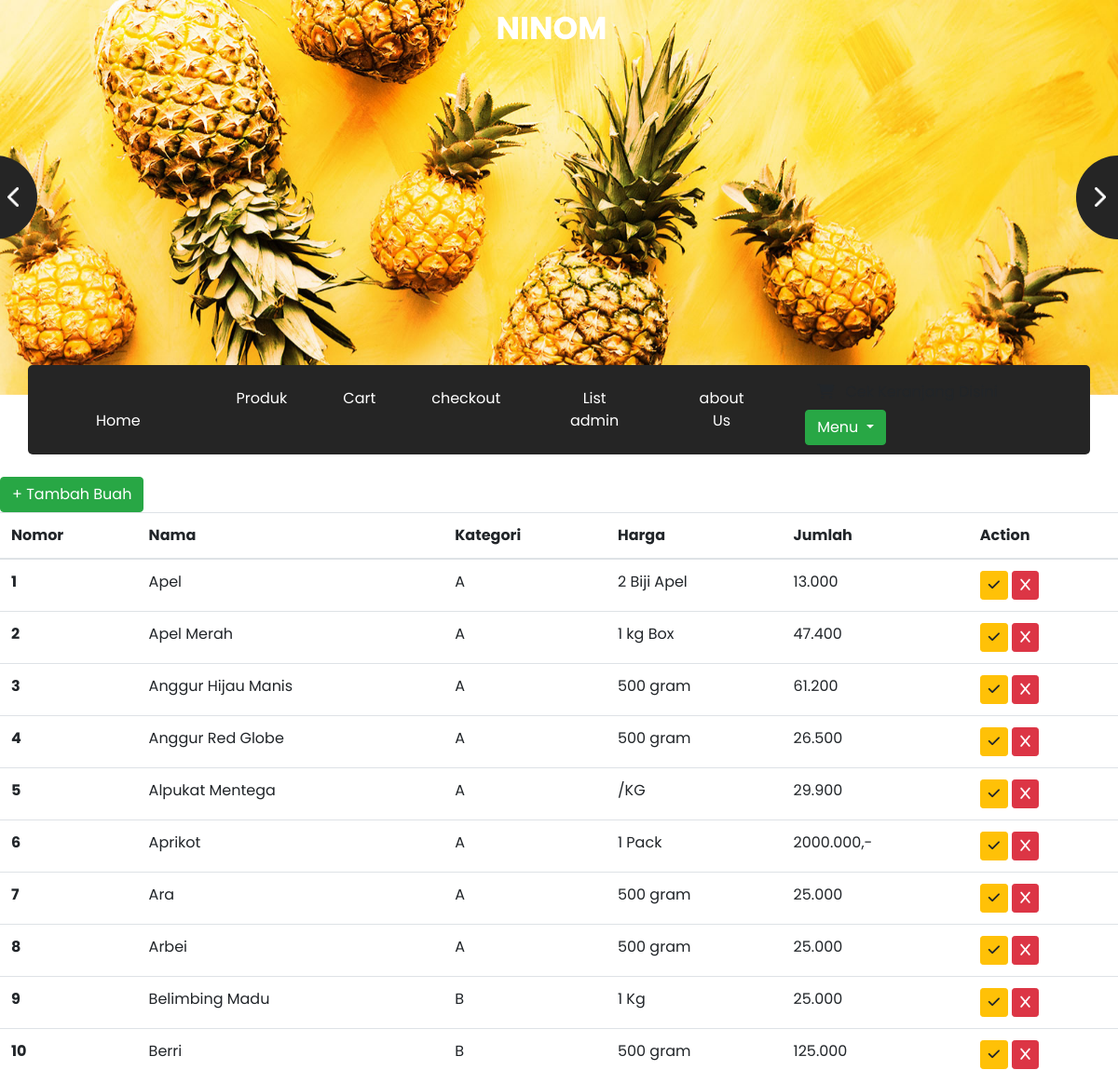
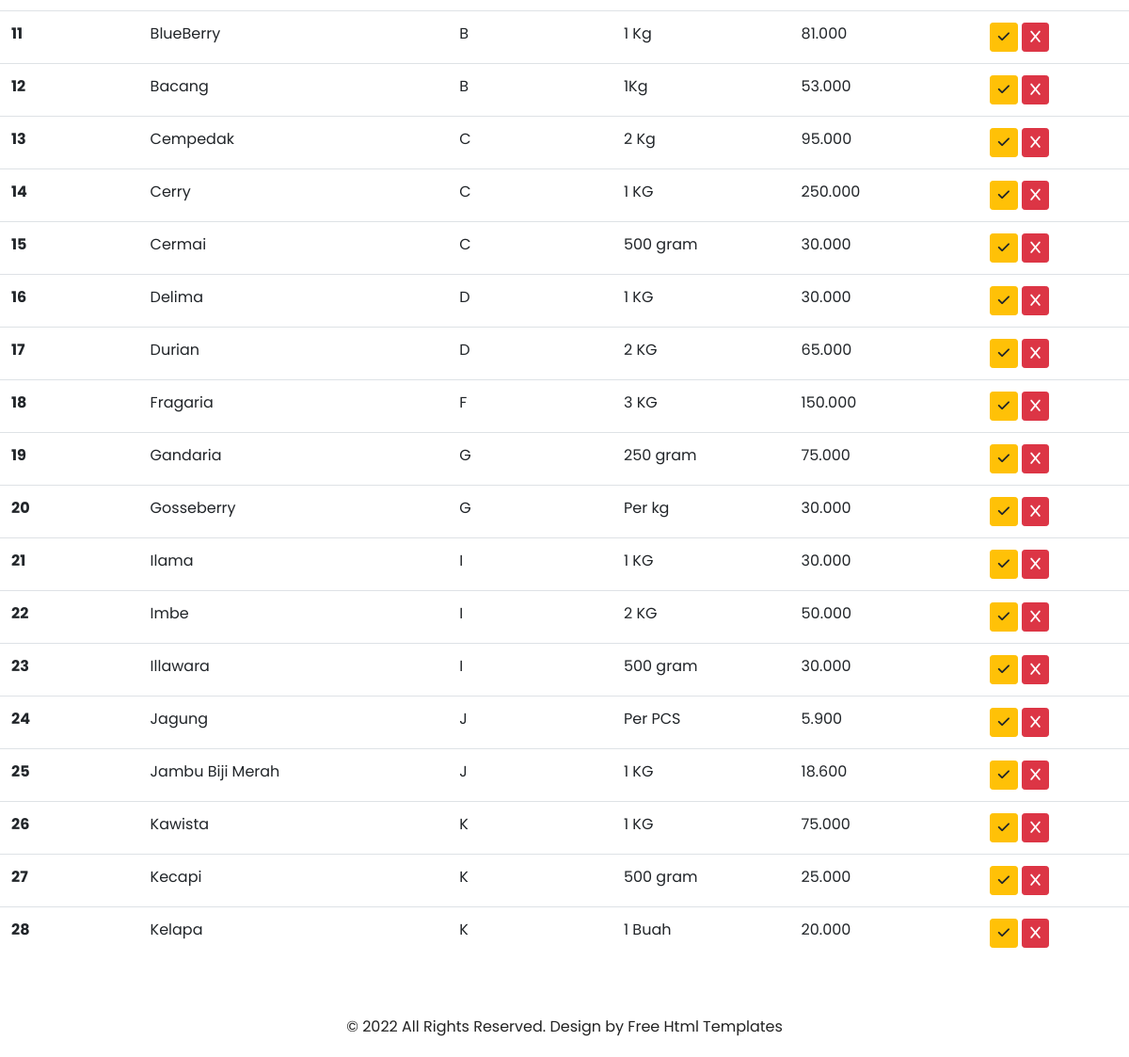
/buah/list (signed in), run on the app's committed database (2 pictures, top to bottom).
### buah/models.py (models this page shows, shortened)
class Produk(models.Model):
    nama   = models.CharField(max_length=100, null=True)
    kategori       = models.ForeignKey(Kategori, on_delete=models.CASCADE, blank=True,null=True)
    harga  = models.CharField(max_length=100, null=True)
    jumlah = models.CharField(max_length=100, null=True)
    image  = models.ImageField(null=True, blank=True)
    class Meta:
        verbose_name_plural = "Produk"

class Kategori(models.Model):
    nama           = models.CharField(max_length=100)
    def __str__(self):
         return self.nama
    class Meta:
         verbose_name_plural = "Kategori"

### buah/views.py (the view)
# urls.py: path('list', buah_list,name='buah_list'),
@login_required
@user_passes_test(is_administrator)
def buah_list(request):
    template_name = 'back/buah_list.html'
    produk_list = Produk.objects.all()
    context = {
        'title':'my home',
        'produk':produk_list
    }
    return render(request, template_name, context)

### buah/views.py (called while the page is built)
def is_administrator(user):
    if user.groups.filter(name='Administrator').exists():
        return True
    else:
        return False

### templates/back/buah_list.html (shortened to what this page needs)
{% extends 'front/base.html' %}
{% load static %}
{% block konten %}
<html lang="en">
<head>
</head>
<body>
</body>
</html>
<div class="row">
    <div class="col-lg-12">
        <div class="box-element">
            <br>
            <div class="header">
                <a class ="btn btn-success" href="{% url 'buah_add' %}"> + Tambah Buah</a>
            </div>
            <div class="body">
                <table class="table">
                    <thead>
                        <tr>
                            <th scope="col-12">Nomor</th>
                            <th scope="col-12">Nama</th>
                            <th scope="col-12">Kategori</th>
                            <th scope="col-12">Harga</th>
                            <th scope="col-12">Jumlah</th>
                            <th scope="col-12">Action</th>
                        </tr>
                    </thead>
                    <tbody>
                        {% for p in produk  %}
                    <tr>
                        <th scope="row">{{ forloop.counter }}</th>
                        <td>{{ p.nama }}</td>
                        <td>{{ p.kategori }}</td>
                        <td>{{ p.jumlah }}</td>
                        <td>{{ p.harga }}</td>
                        <td><a class="btn btn-warning btn-sm" href ="{% url 'buah_update' p.id %}" ><i class="fa-solid fa-check"></i></a> <a onclick="alert(' Yakin mau di hapus ?')"class="btn btn-danger btn-sm" href ="{% url 'buah_delete' p.id %}" ><i class="fa-solid fa-x"></i></a>
                        </td>
                    </tr>
                    {% endfor %}
                    </tbody>
                </table>
            </div>
        </div>
        <br>
    </div>
</div>
{% endblock konten %}

### templates/front/base.html (shortened to what this page needs)
{% load static %}
<!DOCTYPE html>
<html>
<head>
  <link rel="stylesheet" type="text/css" href="https://cdnjs.cloudflare.com/ajax/libs/OwlCarousel2/2.1.3/assets/owl.carousel.min.css" />
  <link rel="stylesheet" type="text/css" href="{% static 'style/css/bootstrap.css'%}" />
  <link href="{% static 'style/css/style.css' %}" rel="stylesheet" />
  <link href="{% static 'style/css/responsive.css' %}" rel="stylesheet" />
</head>
<body>
  <div class="hero_area">
    <div class="brand_box">
      <a class="navbar-brand" href="{% url 'index' %}">
        <span>
          Ninom
        </span>
      </a>
    </div>
    <section class=" slider_section position-relative">
      <div id="carouselExampleControls" class="carousel slide " data-ride="carousel">
        <div class="carousel-inner">
          <div class="carousel-item active">
            <div class="img-box">
              <img src="{% static 'style/images/slider-img.jpg' %}" alt="">
            </div>
          </div>
        </div>
        <a class="carousel-control-prev" href="#carouselExampleControls" role="button" data-slide="prev">
        </a>
        <a class="carousel-control-next" href="#carouselExampleControls" role="button" data-slide="next">
        </a>
      </div>
    </section>
  </div>
  <section class="nav_section">
    <div class="container">
      <div class="custom_nav2">
        <nav class="navbar navbar-expand custom_nav-container ">
          <div class="collapse navbar-collapse" id="navbarSupportedContent">
            <div class="d-flex  flex-column flex-lg-row align-items-center">
              <ul class="navbar-nav  ">
                <li class="nav-item active">
                  <a class="nav-link" href="{% url 'index'%}">&ensp; &ensp;  &ensp; &ensp; &ensp; &ensp; &ensp; Home <span class="sr-only">(current)</span></a>
                </li>
                <li class="nav-item">
                  <a class="nav-link" href="{% url 'buah'%}">Produk </a>
                </li>
                <li class="nav-item">
                  <a class="nav-link" href="{% url 'cart'%}">Cart</a>
                </li>
                <li class="nav-item">
                  <a class="nav-link" href="{% url 'checkout'%}">checkout</a>
                </li>
                <li class="nav-item">
                  <a class="nav-link" href="{% url 'buah_list'%}">List admin</a>
                </li>
                <li class="nav-item">
                  <a class="nav-link" href="{% url 'about'%}">about Us</a>
                </li>
              </ul>
              <div class="dropdown">
                <li class="nav-item d-none d-lg-block ml-lg-4">
                  <a href="{% url 'cart' %}"_blank" class="btn btn-neutral btn-icon">
                    <span class="btn-inner--icon">
                      <i class="fas fa-shopping-cart mr-2"></i>
                    </span><span class="nav-link-inner--text">Cek Keranjang Disini</span>
                <a class="btn btn-success dropdown-toggle" href="{% url 'login' %}" role="button" id="dropdownMenuLink" data-toggle="dropdown" aria-haspopup="true" aria-expanded="false">
                  Menu
                </a>
              </div>
            </div>
          </div>
        </nav>
      </div>
    </div>
  </section>
{% block konten %}
{% endblock konten %}
  <section class="container-fluid footer_section ">
    <p>
      &copy; <span id="displayYear"></span> All Rights Reserved. Design by
      <a href="https://html.design/">Free Html Templates</a>
    </p>
  </section>
</body>
</html>

### static/style/css/style.css (style rules this page uses)
body { font-family: "Poppins", sans-serif; color: #040000; background-color: #ffffff; }
.brand_box { position: absolute; top: 0; left: 0; z-index: 9; width: 100%; display: -webkit-box; display: -ms-flexbox; display: flex; -webkit-box-pack: center; -ms-flex-pack: center; justify-content: center; }
.brand_box .navbar-brand span { font-size: 34px; font-weight: bold; color: #ffffff; text-transform: uppercase; }
a, a:hover, a:focus { text-decoration: none; }
.btn, .btn:focus { outline: none !important; -webkit-box-shadow: none; box-shadow: none; }
.custom_nav-container { z-index: 99999; padding: 15px 0; }
.slider_section div#carouselExampleControls { overflow: hidden; }
.slider_section .img-box img { width: 100%; }
.slider_section .carousel-control-prev, .slider_section .carousel-control-next { width: 90px; height: 90px; background-color: #252525; opacity: 1; top: 50%; -webkit-transform: translateY(-50%); transform: translateY(-50%); background-repeat: no-repeat; background-size: 12px; }
.slider_section .carousel-control-prev { border-radius: 0 100% 100% 0; background-image: url(../images/prev.png); left: -50px; background-position: 58px center; }
.slider_section .carousel-control-next { border-radius: 100% 0 0 100%; background-image: url(../images/next.png); right: -45px; background-position: 20px center; }
.nav_section { margin-top: -32px; }
.nav_section .custom_nav2 .custom_nav-container { padding: 10px 0; background-color: #252525; border-radius: 5px; }
.nav_section .custom_nav2 .custom_nav-container .navbar-nav .nav-item .nav-link { padding: 10px 30px; color: #ffffff; text-align: center; position: relative; }
.nav_section .custom_nav2 #navbarSupportedContent { -webkit-box-pack: center; -ms-flex-pack: center; justify-content: center; }
.footer_section { background-color: #ffffff; padding: 20px 15px; }
.footer_section p { margin: 0; text-align: center; color: #222222; }
.footer_section a { color: #222222; }

### static/style/css/responsive.css (style rules this page uses)
@media (min-width: 1200px) { .container { max-width: 1170px; } }

### data on the page
Produk: nama "Apel", kategori "A", jumlah "2 Biji Apel", harga "13.000"
Produk: nama "Apel Merah", kategori "A", jumlah "1 kg Box", harga "47.400"
Produk: nama "Anggur Hijau Manis", kategori "A", jumlah "500 gram", harga "61.200"
Produk: nama "Anggur Red Globe", kategori "A", jumlah "500 gram", harga "26.500"
Produk: nama "Alpukat Mentega", kategori "A", jumlah "/KG", harga "29.900"
Produk: nama "Aprikot", kategori "A", jumlah "1 Pack", harga "2000.000,-"
Produk: nama "Ara", kategori "A", jumlah "500 gram", harga "25.000"
Produk: nama "Arbei", kategori "A", jumlah "500 gram", harga "25.000"
Produk: nama "Belimbing Madu", kategori "B", jumlah "1 Kg", harga "25.000"
Produk: nama "Berri", kategori "B", jumlah "500 gram", harga "125.000"
Produk: nama "BlueBerry", kategori "B", jumlah "1 Kg", harga "81.000"
Produk: nama "Bacang", kategori "B", jumlah "1Kg", harga "53.000"
Produk: nama "Cempedak", kategori "C", jumlah "2 Kg", harga "95.000"
Produk: nama "Cerry", kategori "C", jumlah "1 KG", harga "250.000"
Produk: nama "Cermai", kategori "C", jumlah "500 gram", harga "30.000"
Produk: nama "Delima", kategori "D", jumlah "1 KG", harga "30.000"
Produk: nama "Durian", kategori "D", jumlah "2 KG", harga "65.000"
Produk: nama "Fragaria", kategori "F", jumlah "3 KG", harga "150.000"
Produk: nama "Gandaria", kategori "G", jumlah "250 gram", harga "75.000"
Produk: nama "Gosseberry", kategori "G", jumlah "Per kg", harga "30.000"
Produk: nama "Ilama", kategori "I", jumlah "1 KG", harga "30.000"
Produk: nama "Imbe", kategori "I", jumlah "2 KG", harga "50.000"
Produk: nama "Illawara", kategori "I", jumlah "500 gram", harga "30.000"
Produk: nama "Jagung", kategori "J", jumlah "Per PCS", harga "5.900"
Produk: nama "Jambu Biji Merah", kategori "J", jumlah "1 KG", harga "18.600"
Produk: nama "Kawista", kategori "K", jumlah "1 KG", harga "75.000"
Produk: nama "Kecapi", kategori "K", jumlah "500 gram", harga "25.000"
Produk: nama "Kelapa", kategori "K", jumlah "1 Buah", harga "20.000"
